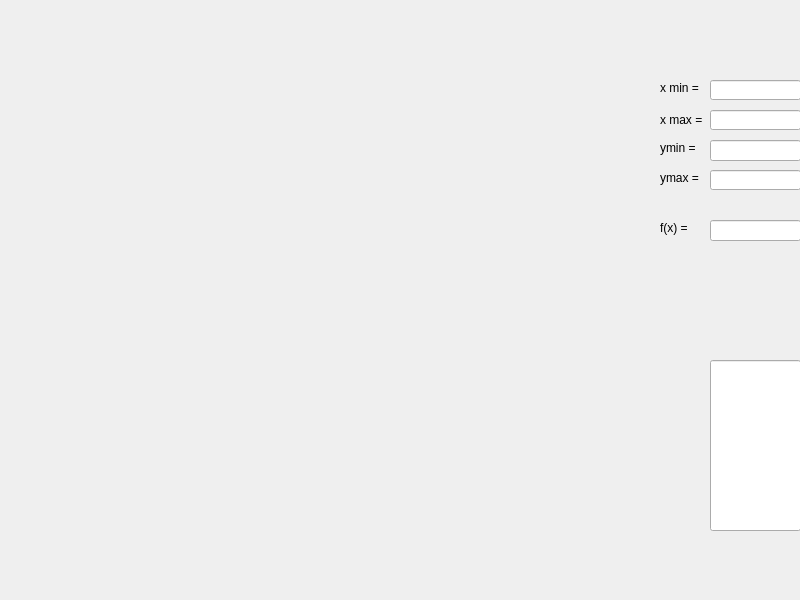
<?xml version="1.0" encoding="UTF-8"?>
<ui version="4.0">
 <class>MainWindow</class>
 <widget class="QMainWindow" name="MainWindow">
  <property name="geometry">
   <rect>
    <x>0</x>
    <y>0</y>
    <width>800</width>
    <height>600</height>
   </rect>
  </property>
  <property name="windowTitle">
   <string>MainWindow</string>
  </property>
  <widget class="QWidget" name="centralWidget">
   <widget class="QLabel" name="label">
    <property name="geometry">
     <rect>
      <x>80</x>
      <y>150</y>
      <width>59</width>
      <height>15</height>
     </rect>
    </property>
    <property name="frameShape">
     <enum>QFrame::NoFrame</enum>
    </property>
    <property name="text">
     <string/>
    </property>
   </widget>
   <widget class="QLineEdit" name="lineEdit">
    <property name="geometry">
     <rect>
      <x>710</x>
      <y>80</y>
      <width>91</width>
      <height>20</height>
     </rect>
    </property>
   </widget>
   <widget class="QLabel" name="label_2">
    <property name="geometry">
     <rect>
      <x>660</x>
      <y>80</y>
      <width>59</width>
      <height>15</height>
     </rect>
    </property>
    <property name="text">
     <string>x min = </string>
    </property>
   </widget>
   <widget class="QLabel" name="label_3">
    <property name="geometry">
     <rect>
      <x>660</x>
      <y>220</y>
      <width>59</width>
      <height>15</height>
     </rect>
    </property>
    <property name="text">
     <string>f(x) = </string>
    </property>
   </widget>
   <widget class="QLineEdit" name="lineEdit_2">
    <property name="geometry">
     <rect>
      <x>710</x>
      <y>220</y>
      <width>91</width>
      <height>21</height>
     </rect>
    </property>
   </widget>
   <widget class="QLineEdit" name="lineEdit_3">
    <property name="geometry">
     <rect>
      <x>710</x>
      <y>110</y>
      <width>91</width>
      <height>20</height>
     </rect>
    </property>
   </widget>
   <widget class="QLabel" name="label_4">
    <property name="geometry">
     <rect>
      <x>660</x>
      <y>110</y>
      <width>51</width>
      <height>20</height>
     </rect>
    </property>
    <property name="text">
     <string>x max = </string>
    </property>
   </widget>
   <widget class="QLineEdit" name="lineEdit_4">
    <property name="geometry">
     <rect>
      <x>710</x>
      <y>360</y>
      <width>91</width>
      <height>171</height>
     </rect>
    </property>
    <property name="font">
     <font>
      <family>Dingbats</family>
      <pointsize>52</pointsize>
      <italic>false</italic>
     </font>
    </property>
   </widget>
   <widget class="QLineEdit" name="lineEdit_5">
    <property name="geometry">
     <rect>
      <x>710</x>
      <y>170</y>
      <width>91</width>
      <height>20</height>
     </rect>
    </property>
   </widget>
   <widget class="QLineEdit" name="lineEdit_6">
    <property name="geometry">
     <rect>
      <x>710</x>
      <y>140</y>
      <width>91</width>
      <height>21</height>
     </rect>
    </property>
   </widget>
   <widget class="QLabel" name="label_5">
    <property name="geometry">
     <rect>
      <x>660</x>
      <y>170</y>
      <width>59</width>
      <height>15</height>
     </rect>
    </property>
    <property name="text">
     <string>ymax = </string>
    </property>
   </widget>
   <widget class="QLabel" name="label_6">
    <property name="geometry">
     <rect>
      <x>660</x>
      <y>140</y>
      <width>59</width>
      <height>15</height>
     </rect>
    </property>
    <property name="text">
     <string>ymin = </string>
    </property>
   </widget>
  </widget>
 </widget>
 <layoutdefault spacing="6" margin="11"/>
 <resources/>
 <connections/>
</ui>
